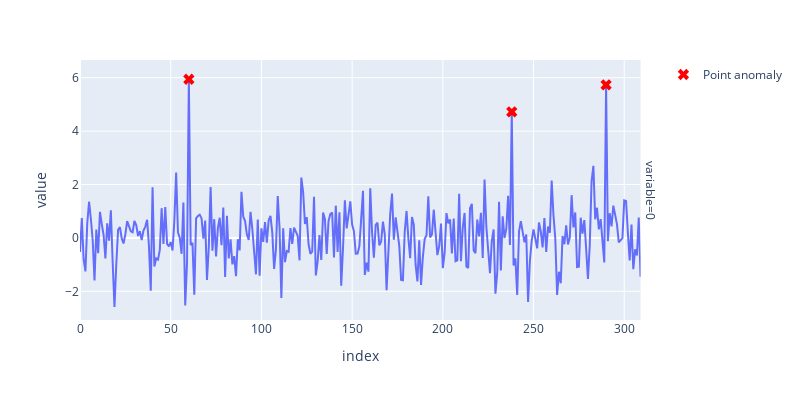

Notebook source saved alongside this figure:
### Markdown cell above
## Point and segment anomaly detection

### Code cell
df = generate_changing_data(n)
outliers = [60, 238, 290]
df.iloc[outliers] = np.random.uniform(4, 8, (len(outliers), df.shape[1]))
outlier_plot = plot_multivariate_time_series(df)
outlier_plot.add_scatter(
    x=outliers,
    y=df.iloc[outliers, 0],
    mode="markers",
    marker=dict(symbol="x", size=10, color="red"),
    name="Point anomaly",
).update_layout(width=base_width, height=base_height)
outlier_plot.show()

### Figure 1 — Plotly figure (JSON) as saved in the notebook; plotly's stock layout.template omitted (floating-point values rounded to 4 significant figures; data arrays with more than 128 entries replaced by an {"elided": "..."} marker saying what was removed)
{"data": [{"hovertemplate": "variable=0<br>index=%{x}<br>value=%{y}<extra></extra>", "legendgroup": "", "line": {"color": "#636efa", "dash": "solid"}, "marker": {"symbol": "circle"}, "mode": "lines", "name": "", "orientation": "v", "showlegend": false, "type": "scatter", "x": {"elided": "310 int values"}, "xaxis": "x", "y": {"elided": "310 float values"}, "yaxis": "y"}, {"marker": {"color": "red", "size": 10, "symbol": "x"}, "mode": "markers", "name": "Point anomaly", "type": "scatter", "x": [60, 238, 290], "y": [5.943, 4.721, 5.732]}], "layout": {"annotations": [{"font": {}, "showarrow": false, "text": "variable=0", "textangle": 90, "x": 0.98, "xanchor": "left", "xref": "paper", "y": 0.5, "yanchor": "middle", "yref": "paper"}], "height": 400, "legend": {"tracegroupgap": 0}, "margin": {"t": 60}, "width": 800, "xaxis": {"anchor": "y", "domain": [0, 0.98], "title": {"text": "index"}}, "yaxis": {"anchor": "x", "domain": [0, 1], "title": {"text": "value"}}}}
